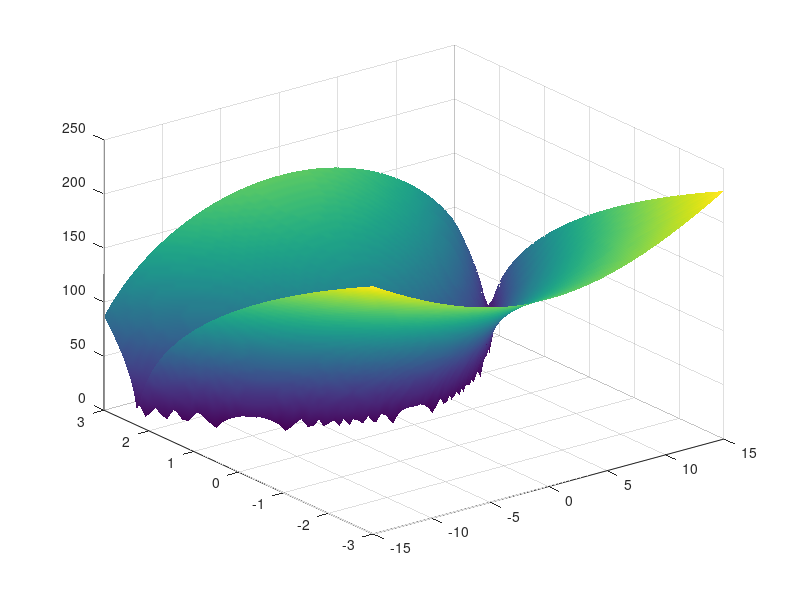

Recreate this plot in MATLAB.
clear all;clc;
f = @(x,y) 100*sqrt(abs(y - 0.01*x^2)) + 0.01*abs(x + 10);
num_var = 2;
var_lenght = 5;
crossing_bit = 5;

max_x = 15;
min_x = -15;
max_y = 3;
min_y = -3;

%{
  A populacao deste Algoritmo genetio sera modelada em uma matriz, onde as
cada linha eh um individuo, e as colunas representam, respectivamente, o genotipo, 
o fenotipo, o f(x) e a probabilidade de selecao para cruzamento.

Cada individuo possui um genotipo binario representando suas variaveis:
10101 10100 10010, onde cada 5 bits sao uma variavel.

O fenotipo eh o equivelente decimal deste binario.

f(x) eh o resultado da aplicacao das variaveis do genotipo na funcao otimizada.

A probabilidade de cruzamento define a chance que um individuo tem de ser escolhido
para cruzar com outros.

Alem disso, sera separado uma Elitizacao de um individuo, ou seja, o 
melhore individuo permanecera inalterado para a proxima geracao.
%}

num_individuos = 10;

fenotipos = repmat(' ', 1, num_individuos);
genotipos = [];
funcs = [];
probs = [];
elite = 1;

% Plota a funcao
X = linspace(min_x, max_x);
Y = linspace(min_y, max_y);

fig = figure();

[xplot,yplot] = meshgrid(X,Y);

zplot = 100*sqrt(abs(yplot - 0.01*xplot.^2)) + 0.01*abs(xplot + 10);

surf(xplot, yplot, zplot);

shading interp;

hold on;
% Cria a primeira geracao de individuos

for i=1:num_individuos  
  % Cria um fenotipo aleatorio, como uma string
  for b=1: num_var*var_lenght
    gene = num2str(randi(2)-1);
    fenotipos(i,b) = gene;
  end
  
  % ====================================================================== %
  % Verifica se os fenotipos escolhidos estao dentro dos limites da funcao
  while(bin2dec(fenotipos(i,1:var_lenght)) > max_x || bin2dec(fenotipos(i,1:var_lenght)) < min_x)
    for b=1: var_lenght
      gene = num2str(randi(2)-1);
      fenotipos(i,b) = gene;
    end
  end

  while(bin2dec(fenotipos(i,var_lenght,:)) > max_y || bin2dec(fenotipos(i,var_lenght,:)) < min_y)
    for b=var_lenght: num_var*var_lenght
      gene = num2str(randi(2)-1);
      fenotipos(i,b) = gene;
    end
  end
  % ====================================================================== %
end

contador = 0;
while contador < 500  
    soma = 0;
  for i=1:num_individuos
    
    % Cria o genotipo de cada individuo
    genotipos(i) = bin2dec(fenotipos(i,:));

    % Separa as variaveis e calcula a funcao
    variaveis = [];
    for k=1:num_var  
      var = repmat(" ", 1,5);
      % Separa o fenotipo em pedacos de 5 bits
      for j=1 + 5*(k-1):5*k
        var(j-5*(k-1)) = fenotipos(i,j);    
      end
      var = bin2dec(var);
      variaveis(k) = var;
    end
    
    % Calcula f(x)
    fx = f(variaveis(1), variaveis(2));
    funcs(i) = fx;
    soma += fx;
    
    % Encontra a elite de cada geracao
    if fx < funcs(elite)
      elite = i;

    end
  
  end
  aux = 1;
  roleta = [];
  for i=1 : num_individuos
    % Calcula a probabilidade de reproducao de cada individuo
    probs(i) = 1 - (soma - funcs(i))/soma;
  
    % Cria a roleta de probabilidades
    for a=aux:round(aux+probs(i)*100) - 1
      roleta(a) = i;
      aux = aux + 1;
    end
  end
  
  % Reproduz os individuos

  for ind_a = 1:num_individuos
    if ind_a ~= elite
     % Escolhe um segundo individuo
      ind_b = roleta(randi(size(roleta)(2)));
      % Se a roleta sortear o proprio individuo, nao ocorre reproducao
      
      % Recombina os fenotipos
      novo_fenotipo_a = [fenotipos(ind_a,1:crossing_bit), fenotipos(ind_b,crossing_bit:var_lenght*num_var-1)];
      novo_fenotipo_b = [fenotipos(ind_b,1:crossing_bit), fenotipos(ind_a,crossing_bit:var_lenght*num_var-1)];
      fenotipos(ind_a,:) = novo_fenotipo_a;
      fenotipos(ind_b,:) = novo_fenotipo_b;
    else
      ind_b = roleta(randi(size(roleta)(2)));
      novo_fenotipo_b = [fenotipos(ind_b,1:crossing_bit), fenotipos(ind_a,crossing_bit:var_lenght*num_var-1)];
      fenotipos(ind_b,:) = novo_fenotipo_b;
    end
  end
  
  contador = contador + 1;
  
end

disp("Fenótipo da elite: ");
disp(fenotipos(elite,:))
disp("Genótipo da elite: ");
disp(genotipos(elite))
disp("f(x) da elite: ");
disp(funcs(elite))



